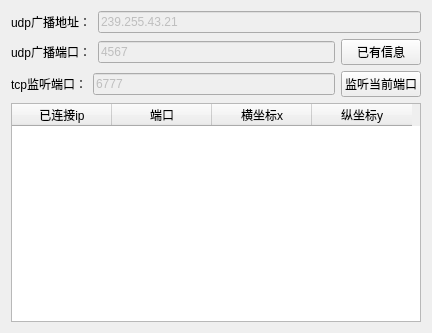
<?xml version="1.0" encoding="UTF-8"?>
<ui version="4.0">
 <class>server</class>
 <widget class="QWidget" name="server">
  <property name="geometry">
   <rect>
    <x>0</x>
    <y>0</y>
    <width>432</width>
    <height>333</height>
   </rect>
  </property>
  <property name="windowTitle">
   <string>Form</string>
  </property>
  <layout class="QGridLayout" name="gridLayout">
   <item row="0" column="0">
    <layout class="QVBoxLayout" name="verticalLayout">
     <item>
      <layout class="QHBoxLayout" name="horizontalLayout_3">
       <item>
        <widget class="QLabel" name="label_3">
         <property name="text">
          <string>udp广播地址：</string>
         </property>
        </widget>
       </item>
       <item>
        <widget class="QLineEdit" name="multicastip">
         <property name="enabled">
          <bool>false</bool>
         </property>
         <property name="text">
          <string>239.255.43.21</string>
         </property>
        </widget>
       </item>
      </layout>
     </item>
     <item>
      <layout class="QHBoxLayout" name="horizontalLayout">
       <item>
        <widget class="QLabel" name="label">
         <property name="sizePolicy">
          <sizepolicy hsizetype="Fixed" vsizetype="Preferred">
           <horstretch>0</horstretch>
           <verstretch>0</verstretch>
          </sizepolicy>
         </property>
         <property name="maximumSize">
          <size>
           <width>100</width>
           <height>16777215</height>
          </size>
         </property>
         <property name="text">
          <string>udp广播端口：</string>
         </property>
        </widget>
       </item>
       <item>
        <widget class="QLineEdit" name="udpport">
         <property name="enabled">
          <bool>false</bool>
         </property>
         <property name="text">
          <string>4567</string>
         </property>
        </widget>
       </item>
       <item>
        <widget class="QPushButton" name="pushButton">
         <property name="sizePolicy">
          <sizepolicy hsizetype="Preferred" vsizetype="Fixed">
           <horstretch>0</horstretch>
           <verstretch>0</verstretch>
          </sizepolicy>
         </property>
         <property name="text">
          <string>已有信息</string>
         </property>
        </widget>
       </item>
      </layout>
     </item>
     <item>
      <layout class="QHBoxLayout" name="horizontalLayout_2">
       <item>
        <widget class="QLabel" name="label_2">
         <property name="sizePolicy">
          <sizepolicy hsizetype="Fixed" vsizetype="Preferred">
           <horstretch>22</horstretch>
           <verstretch>0</verstretch>
          </sizepolicy>
         </property>
         <property name="text">
          <string>tcp监听端口：</string>
         </property>
        </widget>
       </item>
       <item>
        <widget class="QLineEdit" name="tcpport">
         <property name="enabled">
          <bool>false</bool>
         </property>
         <property name="text">
          <string>6777</string>
         </property>
        </widget>
       </item>
       <item>
        <widget class="QPushButton" name="pushButton_2">
         <property name="sizePolicy">
          <sizepolicy hsizetype="Fixed" vsizetype="Fixed">
           <horstretch>24</horstretch>
           <verstretch>0</verstretch>
          </sizepolicy>
         </property>
         <property name="baseSize">
          <size>
           <width>0</width>
           <height>0</height>
          </size>
         </property>
         <property name="text">
          <string>监听当前端口</string>
         </property>
        </widget>
       </item>
      </layout>
     </item>
     <item>
      <widget class="QTableWidget" name="tableWidget">
       <column>
        <property name="text">
         <string>已连接ip</string>
        </property>
       </column>
       <column>
        <property name="text">
         <string>端口</string>
        </property>
       </column>
       <column>
        <property name="text">
         <string>横坐标x</string>
        </property>
       </column>
       <column>
        <property name="text">
         <string>纵坐标y</string>
        </property>
       </column>
      </widget>
     </item>
    </layout>
   </item>
  </layout>
 </widget>
 <resources/>
 <connections/>
</ui>
